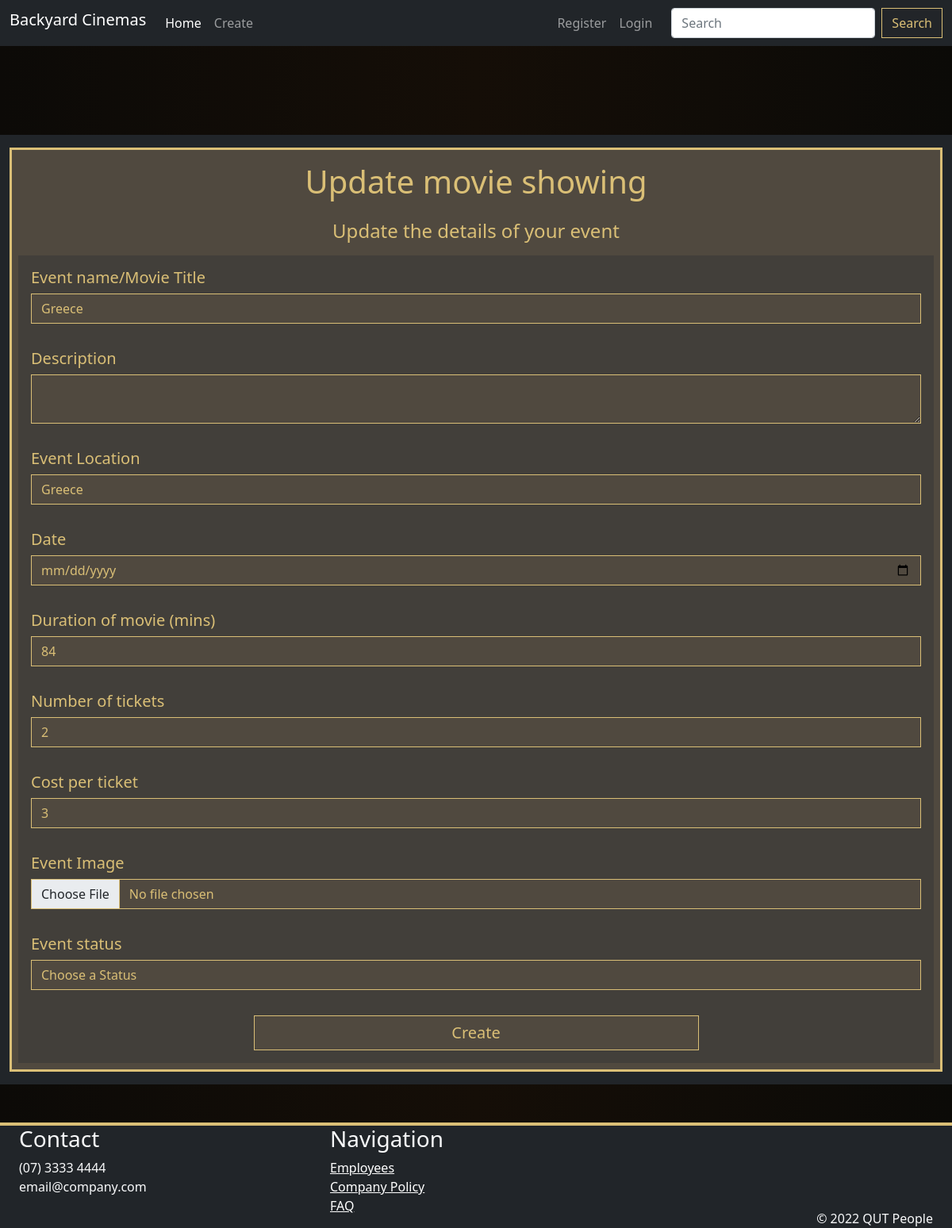
The page /events/update/1 on the database as committed earlier.
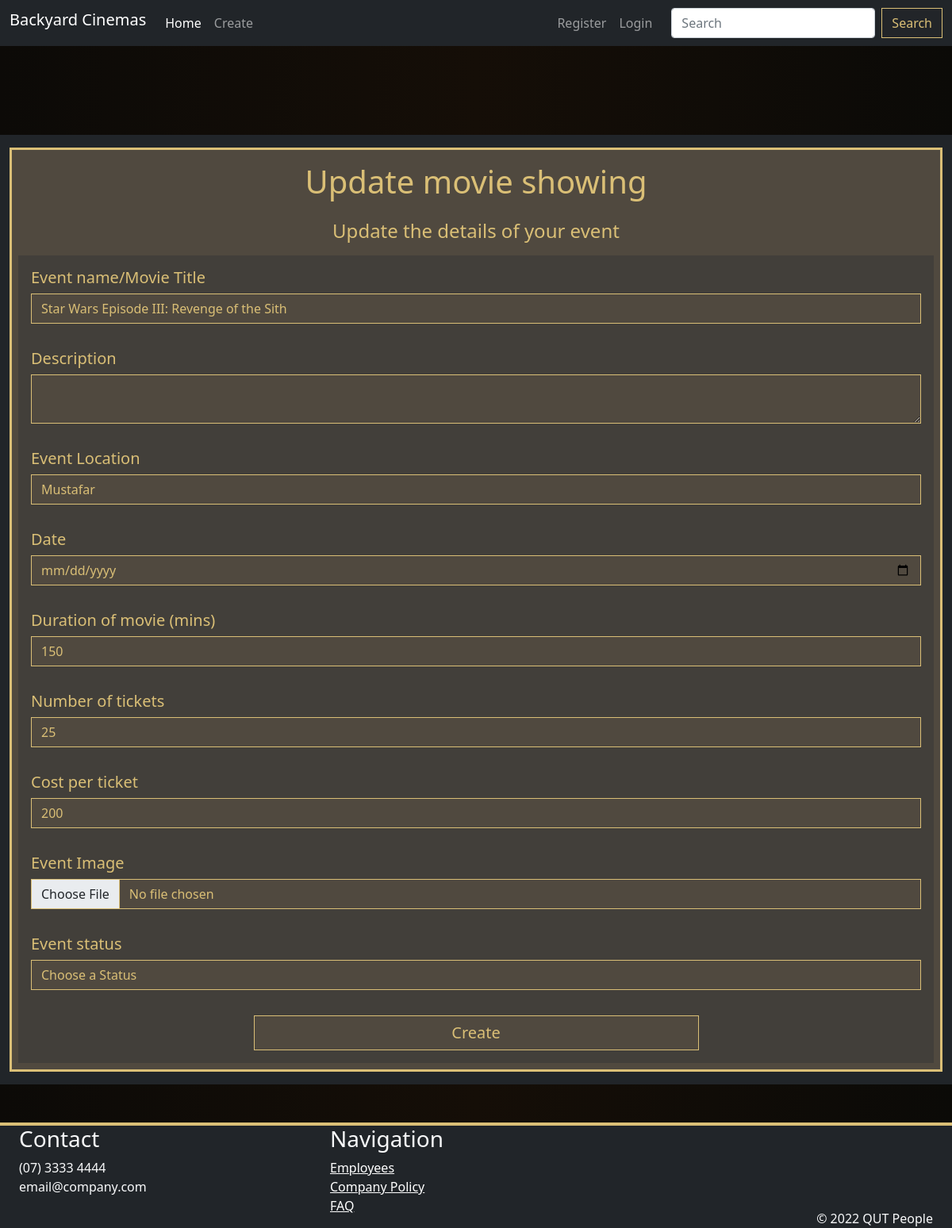
The same page on the database as committed later.
### backyardCinemas/event_models.py (models this page shows, shortened)
class Event(db.Model):
    __tablename__ = 'events'
    id = db.Column(db.Integer, primary_key=True)
    name = db.Column(db.String(80), nullable=False)
    image = db.Column(db.String(400))
    max_tickets = db.Column(db.Integer)
    cost = db.Column(db.Integer)
    status = db.Column(db.String(10), nullable=True, default="Upcoming")
    description = db.Column(db.String(500))
    startDate = db.Column(db.DateTime)
    duration = db.Column(db.Integer)
    location = db.Column(db.String(128))
    user_id = db.Column(db.Integer, db.ForeignKey('users.id'))
    comments = db.relationship('Comment', backref='Event')
    orders = db.relationship('Order', backref='Event')

### backyardCinemas/event_views.py (the view)
@bp.route('/update/<int:id>', methods=['GET', 'POST'])
def update(id):
    form = EventForm()
    event_to_update = Event.query.get_or_404(id)
    print('In Update')
    if request.method == "POST":
        print('In POST')
        event_to_update.name = request.form['name']
        event_to_update.description = request.form['description']
        event_to_update.startDate = request.form['startDate']
        event_to_update.duration = request.form['duration']
        event_to_update.location = request.form['location']
        event_to_update.max_tickets = request.form['max_tickets']
        event_to_update.cost = request.form['cost']
        event_to_update.status = request.form['status']
        print('Finished POST')
        try:
            db.session.commit()
            flash("Event Updated Successfully.")
            print('Event Updated Successfully.')
            return render_template("events/update_event.html", form=form, event_to_update=event_to_update)
        except:
            db.session.rollback()
            flash("Error! Event Updated Unsuccessfully... try again.")
            return render_template("events/update_event.html", form=form, event_to_update=event_to_update)
    else:
        return render_template("events/update_event.html", form=form, event_to_update=event_to_update)

### backyardCinemas/templates/events/update_event.html (shortened to what this page needs)
{% extends 'base.html' %}
{% import "bootstrap/wtf.html" as wtf %}
{% block content %}
<div class="container-xxl bg-dark my-5 py-3">
  <div class="bg-light5 card border-3 p-2">
    <div class="card bg-light5 border-0">
      <h1 class="text-center my-2">Update movie showing</h1>
      <h4 class="text-center my-3">Update the details of your event</h4>
    </div>
    <form action="{{ event_to_update.id }}" method="POST" enctype="multipart/form-data">
      <div class="col-12 my-0">
        <div class="card bg-light2 border-0 m-0">
          <div class="card-body">
            <h5>{{ form.name.label }}</h5>
            {{ form.name(class_="form-control bg-light5", value=event_to_update.name) }}
          </div>
          <div class="card-body">
            <h5>{{ form.description.label }}</h5>
            {{ form.description(class_="form-control bg-light5", value=event_to_update.description) }}
          </div>
          <div class="card-body">
            <h5>{{ form.location.label }}</h5>
            {{ form.location(class_="form-control bg-light5", value=event_to_update.location) }}
          </div>
          <div class="card-body">
            <h5>{{ form.startDate.label }}</h5>
            {{ form.startDate(class_="form-control bg-light5", value=event_to_update.startDate) }}
          </div>
          <div class="card-body">
            <h5>{{ form.duration.label }}</h5>
            {{ form.duration(class_="form-control bg-light5", value=event_to_update.duration) }}
          </div>
          <div class="card-body">
            <h5>{{ form.max_tickets.label }}</h5>
            {{ form.max_tickets(class_="form-control bg-light5", value=event_to_update.max_tickets) }}
          </div>
          <div class="card-body">
            <h5>{{ form.cost.label }}</h5>
            {{ form.cost(class_="form-control bg-light5", value=event_to_update.cost) }}
          </div>
          <div class="card-body">
            <h5>{{ form.image.label }}</h5>
            {{ form.image(class_="form-control bg-light5", value=event_to_update.image) }}
          </div>
          <div class="card-body">
            <h5>{{ form.status.label }}</h5>
            {{ form.status(class_="form-control bg-light5", value=event_to_update.status) }}
          </div>
          <div class="card-body row justify-content-center mx-0">
            {{ form.submit(class_="btn bg-light6 col-md-8 col-lg-6 col-xxl-4", style="font-size: 20px;") }}
          </div>
        </div>
      </div>
    </form>
  </div>
</div>
{% endblock %}

### backyardCinemas/templates/base.html (shortened to what this page needs)
<!DOCTYPE html>
<html lang="en">
<head>
    <link href="https://cdn.jsdelivr.net/npm/bootstrap@5.1.3/dist/css/bootstrap.min.css" rel="stylesheet"
>
    <link rel="stylesheet" href="../static/css/global.css">
</head>
<body class="d-flex flex-column min-vh-100">
    <header>
        <nav class="navbar navbar-expand-md bg-dark navbar-dark">
            <div class="container-xxl d-flex">
                <a class="navbar-brand h1" href="{{ url_for('main.index') }}">Backyard Cinemas</a>
                <div class="collapse navbar-collapse" id="navbarSupportedContent">
                    <ul class="navbar-nav me-auto mb-lg-0">
                        <li class="nav-item">
                            <a class="nav-link active" aria-current="page" href="{{ url_for('main.index') }}">Home</a>
                        </li>
                        <li class="nav-item">
                            <a class="nav-link" href="{{ url_for('event.create') }}">Create</a>
                        </li>
                    </ul>
                    {% if current_user.is_authenticated %}
                    <ul class="navbar-nav">
                        <li class="nav-item">
                            <a class="nav-link active">Hello {{ current_user.first_name }}!</a>
                        </li>
                        <li class="nav-item">
                            <a href="{{ url_for('event.purchase_history') }}" class="nav-link">Purchase History</a>
                        </li>
                        <li class="nav-item">
                            <a href="{{ url_for('auth.logout_view') }}" class="nav-link">Logout</a>
                        </li>
                    </ul>
                    {% else %}
                    <ul class="navbar-nav mx-3">
                        <li class="nav-item">
                            <a href="{{ url_for('auth.registration_view') }}" class="nav-link">Register</a>
                        </li>
                        <li class="nav-item">
                            <a href="{{ url_for('auth.login_view') }}" class="nav-link">Login</a>
                        </li>
                    </ul>
                    {% endif %}
                    <form class="d-flex" action="{{ url_for('main.search')}}">
                        <input class="form-control me-2" name="search" type="search" placeholder="Search"
                            aria-label="Search">
                        <button class="btn bg-light4" type="submit">Search</button>
                    </form>
                </div>
            </div>
        </nav>
    </header>
    <main class="mb-auto mt-5 pt-3">
        {% block content %}
        {% endblock %}
    </main>
    <footer>
        <footer class="container-fluid text-light bg-dark" id="footer1">
            <div class="container-xxl">
                <div class="row">
                    <div class="col-4">
                        <h3>Contact</h3>
                        <ul class="list-unstyled">
                            <li>(07) 3333 4444</li>
                            <li>email@company.com</li>
                        </ul>
                    </div>
                    <div class="col-2">
                        <h3>Navigation</h3>
                        <ul class="list-unstyled">
                            <li><a href="#">Employees</a></li>
                            <li><a href="#">Company Policy</a></li>
                            <li><a href="#">FAQ</a></li>
                        </ul>
                    </div>
                    <div class="col-6 d-flex justify-content-end align-items-end">&copy; 2022 QUT People</div>
                </div>
            </div>
        </footer>
    </footer>
</body>
</html>

### backyardCinemas/static/css/global.css (style rules this page uses)
.bg-light2 { background-color: rgb(66, 63, 58); color: rgb(218, 191, 118); border-color: rgb(218, 191, 118); border-radius: 0px; }
.bg-light4 { background-color: rgb(34, 37, 41); color: rgb(218, 191, 118); border-color: rgb(218, 191, 118); border-radius: 0px; }
.bg-light5 { background-color: rgb(80, 73, 63); color: rgb(218, 191, 118); border-color: rgb(218, 191, 118); border-radius: 0px; }
.bg-light6 { background-color: rgb(80, 73, 63); color: rgb(218, 191, 118); border-color: rgb(218, 191, 118); border-radius: 0px; }
#footer1 { bottom: 0px; border-color: rgb(218, 191, 118); border-style: solid; border-width: 4px; border-bottom: 0px; border-right: 0px; border-left: 0px; }
body { background-image: linear-gradient(to right, rgb(12, 10, 7), rgb(21, 14, 7), rgb(11, 10, 7)) }
footer a { color: white; }

Rows that differ between the two databases and show on the page:
changed Event "Choose a Status": name "Greece" → "Star Wars Episode III: Revenge of the Sith"; location "Greece" → "Mustafar"; duration "84" → "150"; max_tickets "2" → "25"; cost "3" → "200"
